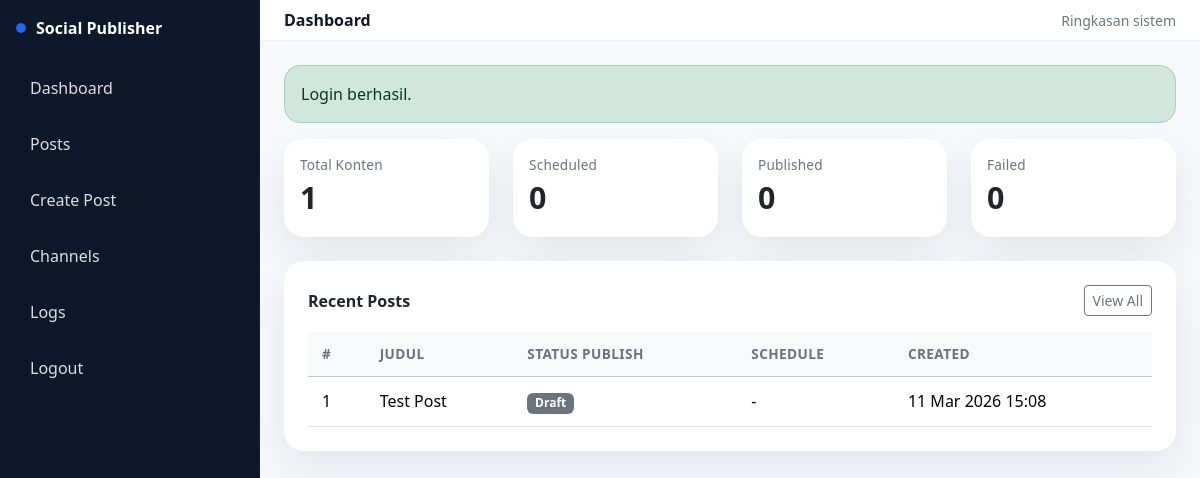
The page /dashboard (signed in) on the database as committed earlier.
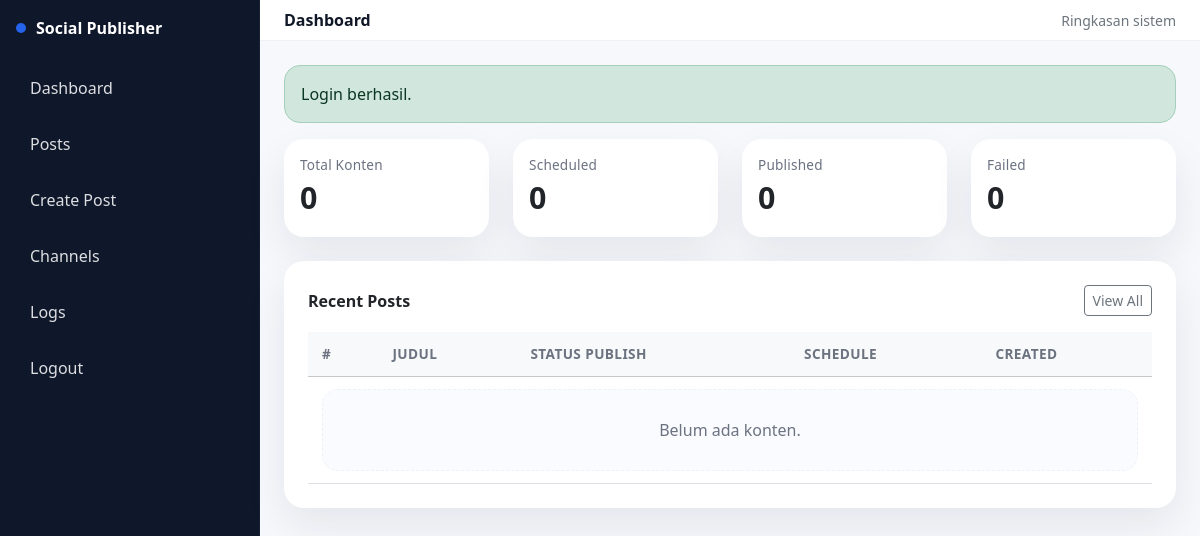
The same page on the database as committed later.
### tables this page shows
CREATE TABLE posts (
    id INTEGER PRIMARY KEY AUTOINCREMENT,
    title TEXT NOT NULL,
    caption TEXT NULL,
    mode TEXT NOT NULL DEFAULT 'mirror',
    overall_status TEXT NOT NULL DEFAULT 'draft',
    scheduled_at TEXT NULL,
    created_by INTEGER NULL,
    created_at TEXT DEFAULT CURRENT_TIMESTAMP,
    updated_at TEXT NULL
);

### dashboard.php (the view, shortened to what the changed rows need)
<?php
require_once __DIR__ . '/db.php';
require_once __DIR__ . '/helpers.php';
$flash = flash_get();
$stats = [
    'total' => 0,
    'scheduled' => 0,
    'published' => 0,
    'failed' => 0,
];
$recent_posts = [];
try {
    $sql = "SELECT
                COUNT(*) AS total,
                SUM(CASE WHEN overall_status = 'scheduled' THEN 1 ELSE 0 END) AS scheduled,
                SUM(CASE WHEN overall_status = 'published' THEN 1 ELSE 0 END) AS published,
                SUM(CASE WHEN overall_status = 'failed' THEN 1 ELSE 0 END) AS failed
            FROM posts";
    $stmt = $pdo->query($sql);
    $stats = $stmt->fetch() ?: $stats;
    $recent_stmt = $pdo->query("SELECT id, title, overall_status, scheduled_at, created_at
                                FROM posts
                                ORDER BY created_at DESC
                                LIMIT 10");
    $recent_posts = $recent_stmt->fetchAll();
} catch (Throwable $e) {
    log_line('dashboard load error: ' . $e->getMessage(), 'app.log');
}
?>
<!doctype html>
<html lang="id">
<head>
<link href="https://cdn.jsdelivr.net/npm/bootstrap@5.3.3/dist/css/bootstrap.min.css" rel="stylesheet">
</head>
<body>
<div class="d-flex content-wrap">
    <aside class="sidebar p-3">
        <div class="brand mb-4">
            <span class="dot"></span>
            <span><?= e(APP_NAME) ?></span>
        </div>
        <nav class="d-grid gap-2">
            <a href="/dashboard">Dashboard</a>
            <a href="/posts">Posts</a>
            <a href="/post-form">Create Post</a>
            <a href="/channels">Channels</a>
            <a href="/logs">Logs</a>
            <a href="/logout">Logout</a>
        </nav>
    </aside>
    <div class="flex-grow-1">
        <nav class="navbar px-3 px-lg-4">
            <div class="d-flex align-items-center gap-2">
                <div class="fw-semibold">Dashboard</div>
            </div>
            <div class="text-secondary small">Ringkasan sistem</div>
        </nav>
        <main class="p-3 p-lg-4">
            <?php if ($flash): ?>
                <div class="alert alert-<?= e($flash['type']) ?> rounded-4"><?= e($flash['message']) ?></div>
            <?php endif; ?>
            <div class="row g-3 g-lg-4 mb-4">
                <div class="col-6 col-lg-3">
                    <div class="card card-soft stat-card p-3">
                        <div class="label">Total Konten</div>
                        <div class="value"><?= e($stats['total'] ?? 0) ?></div>
                    </div>
                </div>
                <div class="col-6 col-lg-3">
                    <div class="card card-soft stat-card p-3">
                        <div class="label">Scheduled</div>
                        <div class="value"><?= e($stats['scheduled'] ?? 0) ?></div>
                    </div>
                </div>
                <div class="col-6 col-lg-3">
                    <div class="card card-soft stat-card p-3">
                        <div class="label">Published</div>
                        <div class="value"><?= e($stats['published'] ?? 0) ?></div>
                    </div>
                </div>
                <div class="col-6 col-lg-3">
                    <div class="card card-soft stat-card p-3">
                        <div class="label">Failed</div>
                        <div class="value"><?= e($stats['failed'] ?? 0) ?></div>
                    </div>
                </div>
            </div>
            <div class="card card-soft p-3 p-lg-4">
                <div class="d-flex align-items-center justify-content-between mb-3">
                    <div class="fw-semibold">Recent Posts</div>
                    <a class="btn btn-sm btn-outline-secondary" href="/posts">View All</a>
                </div>
                <div class="table-responsive">
                    <table class="table align-middle mb-0">
                        <thead class="table-light">
                            <tr>
                                <th>#</th>
                                <th>Judul</th>
                                <th>Status Publish</th>
                                <th>Schedule</th>
                                <th>Created</th>
                            </tr>
                        </thead>
                        <tbody>
                        <?php if (!$recent_posts): ?>
                            <tr>
                                <td colspan="5">
                                    <div class="empty-state text-center">Belum ada konten.</div>
                                </td>
                            </tr>
                        <?php else: ?>
                            <?php foreach ($recent_posts as $row): ?>
                                <tr>
                                    <td><?= e($row['id']) ?></td>
                                    <td class="fw-medium"><?= e($row['title']) ?></td>
                                    <td><?= app_status_badge($row['overall_status']) ?></td>
                                    <td><?= e($row['scheduled_at'] ? format_datetime($row['scheduled_at']) : '-') ?></td>
                                    <td><?= e(format_datetime($row['created_at'])) ?></td>
                                </tr>
                            <?php endforeach; ?>
                        <?php endif; ?>
                        </tbody>
                    </table>
                </div>
            </div>
        </main>
    </div>
</div>
</body>
</html>

### helpers.php (shortened to what the changed rows need)
<?php
function e($value) {
    return htmlspecialchars((string) $value, ENT_QUOTES, 'UTF-8');
}
function flash_get() {
    $flash = $_SESSION['flash'] ?? null;
    return $flash;
}
function format_datetime($datetime, $format = 'd M Y H:i') {
    try {
        return (new DateTime($datetime))->format($format);
    } catch (Throwable $e) {
        return $datetime;
    }
}
function app_status_badge($status) {
    $map = [
        'draft' => 'secondary',
        'scheduled' => 'warning',
        'published' => 'success',
        'failed' => 'danger',
        'processing' => 'info',
        'pending' => 'secondary',
    ];
    $class = $map[$status] ?? 'secondary';
    return '<span class="badge text-bg-' . $class . '">' . e(ucfirst($status)) . '</span>';
}

Rows that differ between the two databases and show on the page:
removed posts: id "1", title "Test Post", overall_status "Draft", scheduled_at "-", created_at "11 Mar 2026 15:08"
Other text that changed with them:
$stats['total']: "1" → "0"
text now shown: "Belum ada konten."
